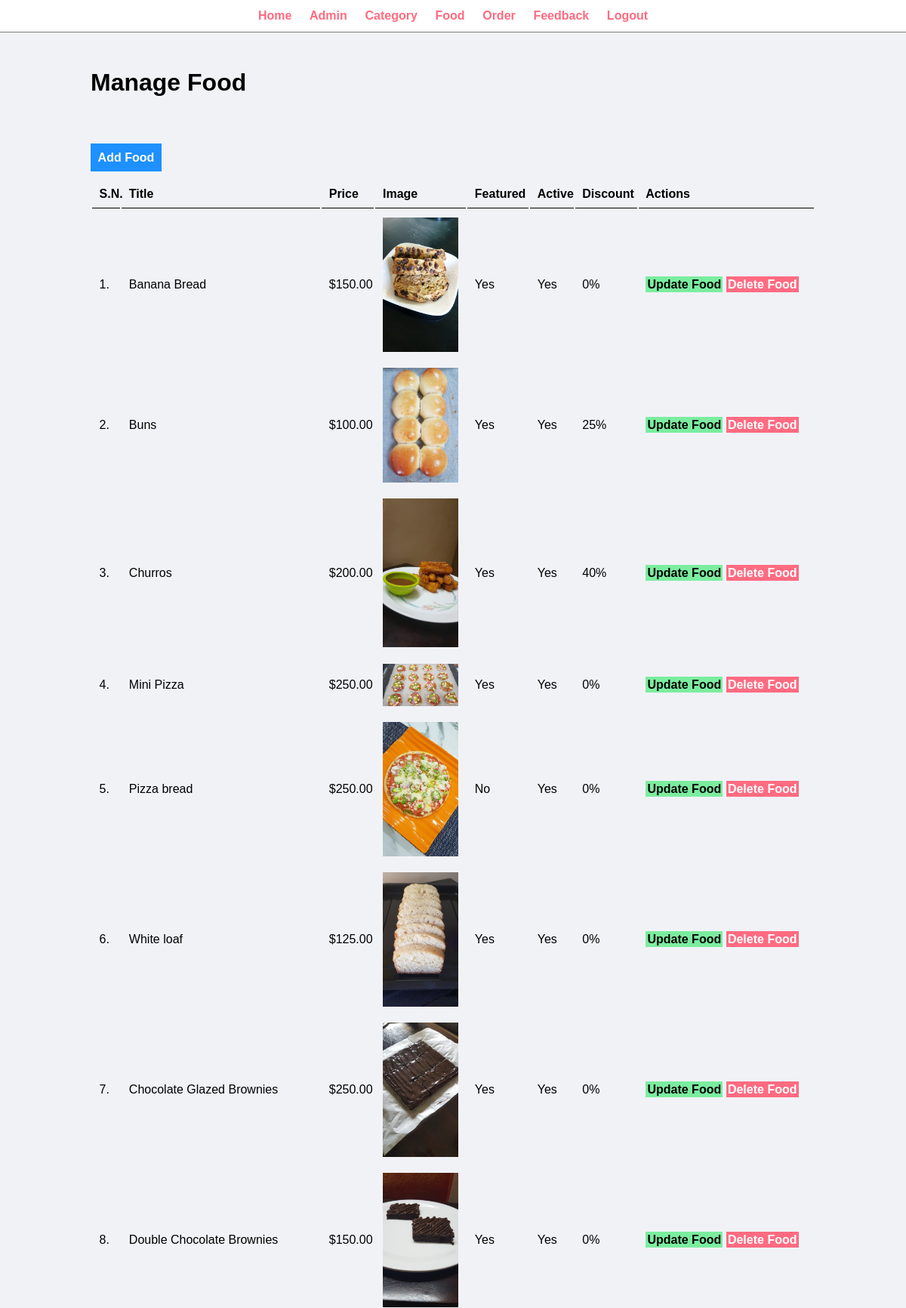
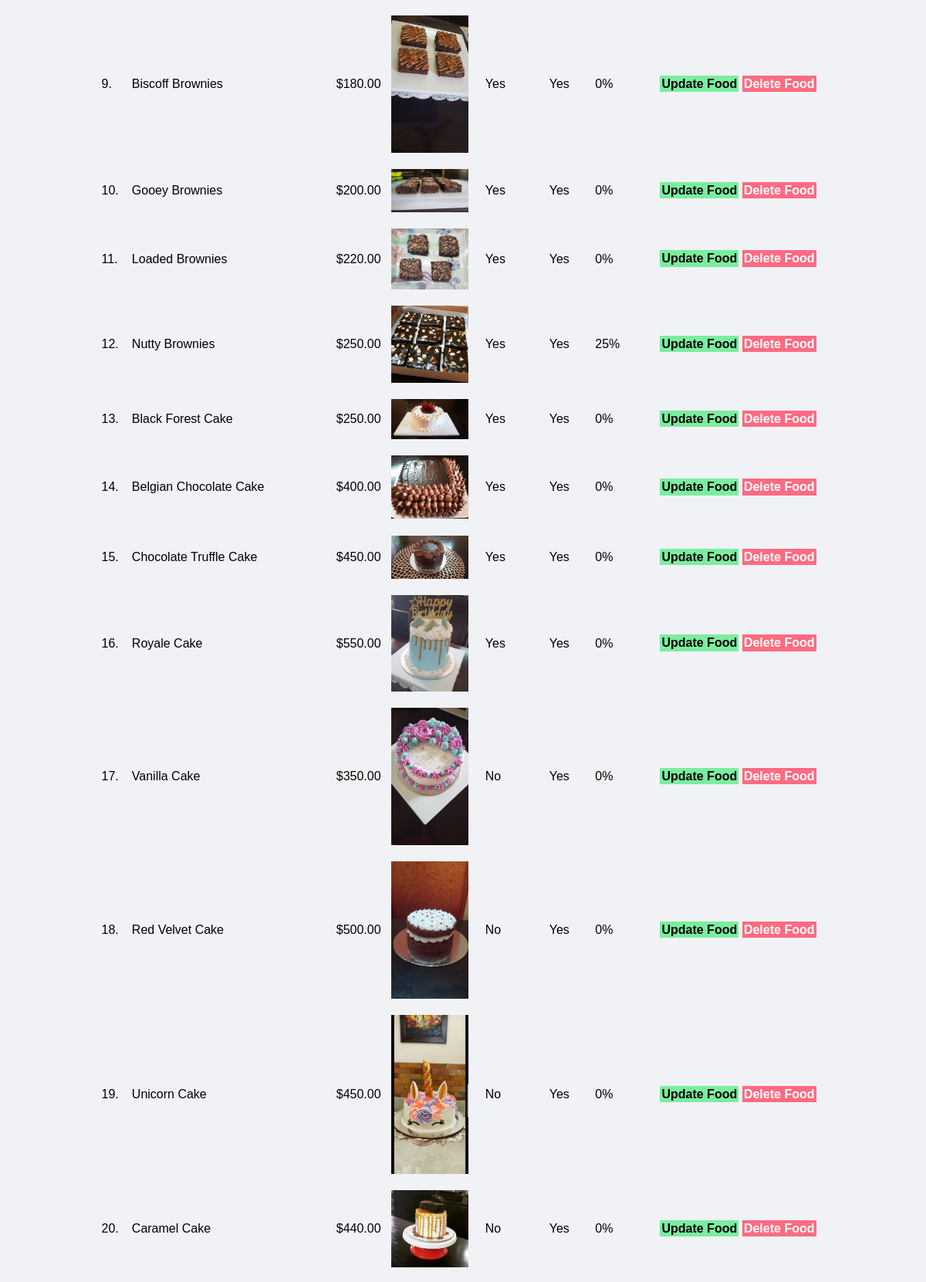
Screenshot of /admin/manage-food.php (signed in, upper part) with the database file from the repository (2 pictures, top to bottom).
### tables this page shows
CREATE TABLE `tbl_food` (
  `id` int(10) UNSIGNED NOT NULL,
  `title` varchar(100) NOT NULL,
  `description` text NOT NULL,
  `price` decimal(10,2) NOT NULL,
  `image_name` varchar(255) NOT NULL,
  `category_id` int(10) UNSIGNED NOT NULL,
  `featured` varchar(10) NOT NULL,
  `active` varchar(10) NOT NULL,
  `discount` varchar(255) NOT NULL
);

### admin/manage-food.php (the view, shortened to what this page needs)
<?php include('partials/menu.php'); ?>
<div class="main-content">
    <div class="wrapper">
        <h1>Manage Food</h1>
        <br /><br />
        <br><br>
        <a href="<?php echo SITEURL; ?>admin/add-food.php" class="btn-primary">Add Food</a>
        <br /><br />
        <table class="tbl-full">
            <tr>
                <th>S.N.</th>
                <th>Title</th>
                <th>Price</th>
                <th>Image</th>
                <th>Featured</th>
                <th>Active</th>
                <th>Discount</th>
                <th>Actions</th>
            </tr>
            <?php
            $sql = "SELECT * FROM tbl_food";
            $res = mysqli_query($conn, $sql);
            $count = mysqli_num_rows($res);
            $sn = 1;
            if ($count > 0) {
                while ($row = mysqli_fetch_assoc($res)) {
                    $id = $row['id'];
                    $title = $row['title'];
                    $price = $row['price'];
                    $image_name = $row['image_name'];
                    $featured = $row['featured'];
                    $active = $row['active'];
                    $discount = $row['discount'];
            ?>
                    <tr>
                        <td><?php echo $sn++; ?>. </td>
                        <td><?php echo $title; ?></td>
                        <td>$<?php echo $price; ?></td>
                        <td>
                            <?php
                            if ($image_name == "") {
                                echo "<div class='error'>Image not Added.</div>";
                            } else {
                            ?>
                                <img src="<?php echo SITEURL; ?>images/food/<?php echo $image_name; ?>" width="100px">
                            <?php
                            }
                            ?>
                        </td>
                        <td><?php echo $featured; ?></td>
                        <td><?php echo $active; ?></td>
                        <td><?php echo $discount; ?></td>
                        <td>
                            <a href="<?php echo SITEURL; ?>admin/update-food.php?id=<?php echo $id; ?>" class="btn-secondary">Update Food</a>
                            <a href="<?php echo SITEURL; ?>admin/delete-food.php?id=<?php echo $id; ?>&image_name=<?php echo $image_name; ?>" class="btn-danger">Delete Food</a>
                        </td>
                    </tr>
            <?php
                }
            } else {
                echo "<tr> <td colspan='8' class='error'> Food not Added Yet. </td> </tr>";
            }
            ?>
        </table>
    </div>
</div>
<?php include('partials/footer.php'); ?>

### css/admin.css (style rules this page uses)
* { margin: 0; padding: 0; font-family: Arial, Helvetica, sans-serif; }
.wrapper { padding: 1%; width: 80%; margin: 0 auto; }
.tbl-full { width: 100%; }
table tr th { border-bottom: 1px solid black; padding: 1%; text-align: left; }
table tr td { padding: 1%; }
.btn-primary { background-color: #1e90ff; padding: 1%; color: white; text-decoration: none; font-weight: bold; }
.btn-secondary { background-color: #7bed9f; padding: 1%; color: black; text-decoration: none; font-weight: bold; }
.btn-danger { background-color: #ff6b81; padding: 1%; color: white; text-decoration: none; font-weight: bold; }
.main-content { background-color: #f1f2f6; padding: 3% 0; }

### rows the page displays
tbl_food: title "Banana Bread", price "150.00", image_name (picture), featured "Yes", active "Yes", discount "0%"
tbl_food: title "Buns", price "100.00", image_name (picture), featured "Yes", active "Yes", discount "25%"
tbl_food: title "Churros", price "200.00", image_name (picture), featured "Yes", active "Yes", discount "40%"
tbl_food: title "Mini Pizza", price "250.00", image_name (picture), featured "Yes", active "Yes", discount "0%"
tbl_food: title "Pizza bread", price "250.00", image_name (picture), featured "No", active "Yes", discount "0%"
tbl_food: title "White loaf", price "125.00", image_name (picture), featured "Yes", active "Yes", discount "0%"
tbl_food: title "Chocolate Glazed Brownies", price "250.00", image_name (picture), featured "Yes", active "Yes", discount "0%"
tbl_food: title "Double Chocolate Brownies", price "150.00", image_name (picture), featured "Yes", active "Yes", discount "0%"
tbl_food: title "Biscoff Brownies", price "180.00", image_name (picture), featured "Yes", active "Yes", discount "0%"
tbl_food: title "Gooey Brownies", price "200.00", image_name (picture), featured "Yes", active "Yes", discount "0%"
tbl_food: title "Loaded Brownies", price "220.00", image_name (picture), featured "Yes", active "Yes", discount "0%"
tbl_food: title "Nutty Brownies", price "250.00", image_name (picture), featured "Yes", active "Yes", discount "25%"
tbl_food: title "Black Forest Cake", price "250.00", image_name (picture), featured "Yes", active "Yes", discount "0%"
tbl_food: title "Belgian Chocolate Cake", price "400.00", image_name (picture), featured "Yes", active "Yes", discount "0%"
tbl_food: title "Chocolate Truffle Cake", price "450.00", image_name (picture), featured "Yes", active "Yes", discount "0%"
tbl_food: title "Royale Cake", price "550.00", image_name (picture), featured "Yes", active "Yes", discount "0%"
tbl_food: title "Vanilla Cake", price "350.00", image_name (picture), featured "No", active "Yes", discount "0%"
tbl_food: title "Red Velvet Cake", price "500.00", image_name (picture), featured "No", active "Yes", discount "0%"
tbl_food: title "Unicorn Cake", price "450.00", image_name (picture), featured "No", active "Yes", discount "0%"
tbl_food: title "Caramel Cake", price "440.00", image_name (picture), featured "No", active "Yes", discount "0%"
